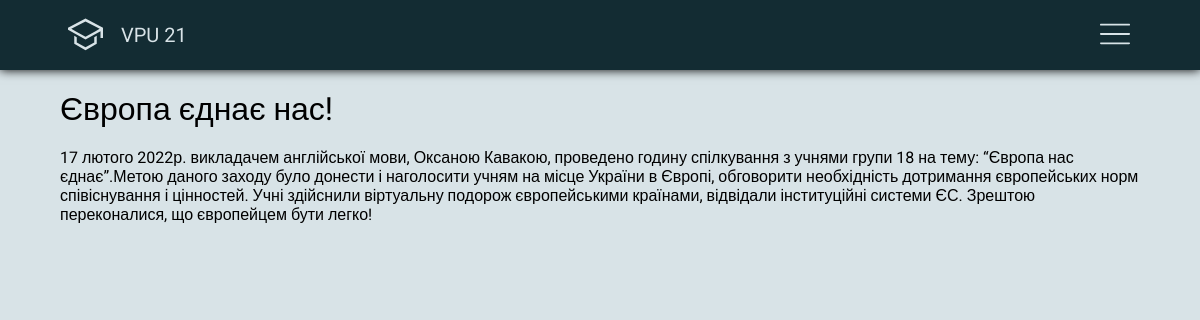
/news/5, run on the app's committed database.
### news/models.py (models this page shows, shortened)
class Article(models.Model):
    title = models.CharField(max_length=250)
    text = models.TextField()
    img = models.TextField(max_length=1000, default='')

### news/views.py (the view)
# urls.py: path('/<int:idNews>', views.showNews)
def showNews(request, idNews):
    article = Article.objects.filter(id=idNews)
    data = {"article": article[0]}
    return render(request, 'news/showNews.html',data)

### news/templates/news/showNews.html
{% include 'home/header.html' %}
<div class="showNews">
    <div class="container">
        <h1 class="">{{ article.title }}</h1>
        <p>{{ article.text }}</p>
    </div>
</div>
{% include 'home/footer.html' %}

### home/static/home/css/style.css (style rules this page uses)
* { margin: 0; padding: 0; font-family: "Roboto", sans-serif; }
body { background: #d8e3e7; }
h1, h2 { font-weight: normal; }
.container { display: -webkit-box; display: -ms-flexbox; display: flex; width: 90%; margin: 0 auto; }
.showNews .container { -webkit-box-orient: vertical; -webkit-box-direction: normal; -ms-flex-direction: column; flex-direction: column; }
.showNews h1 { margin: 20px 0; }

### data on the page
Article: title "Європа єднає нас!", text "17 лютого 2022р. викладачем англійської мови, Оксаною Кавакою, проведено годину спілкування з учнями групи 18 на тему: “Європа нас єднає”.Метою даного заходу було донести і наголосити учням на місце України в Європі, обговорити необхідність дотримання європейських норм співіснування і цінностей. Учні здійснили віртуальну подорож європейськими країнами, відвідали інституційні системи ЄС. Зрештою переконалися, що європейцем бути легко!"
